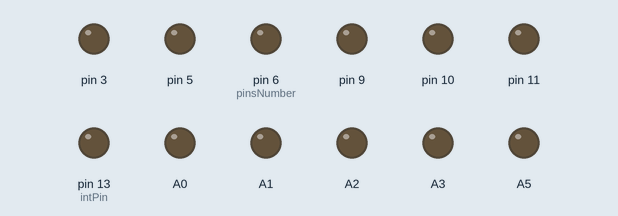
Simulated run of this sketch. Board: Arduino Uno, built with avr-gcc and run on an emulated ATmega328P. Parts: output pins drawn as LEDs (lit = HIGH).

Above: at 1.2 s.
At 4.35 s:
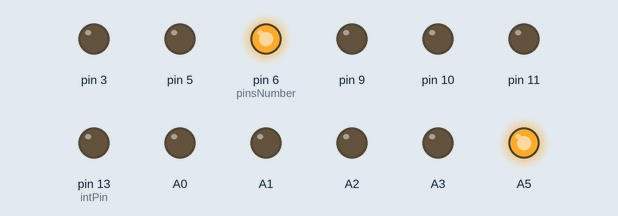
At 7.5 s:
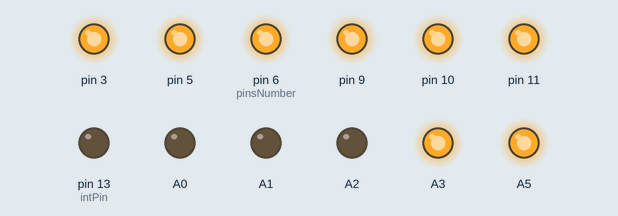
At 13.51 s:
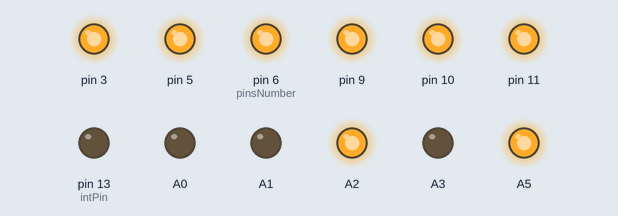
At 25.7 s:
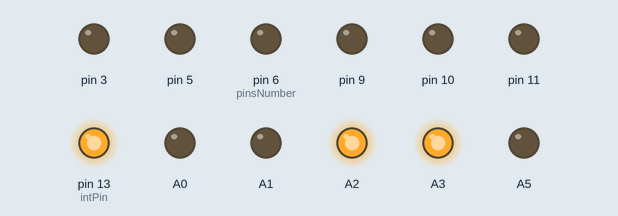
At 34.94 s:
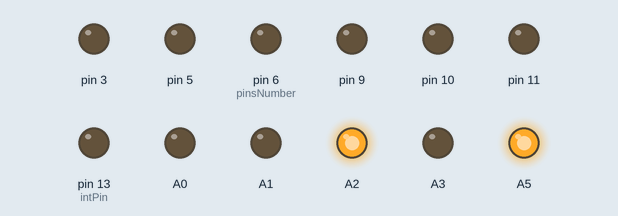
Timing chart, 0 to 35.9 s (numbered marks = the images above):
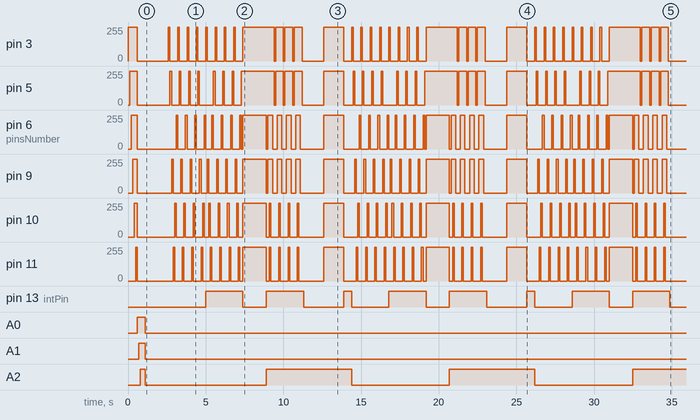

The sketch:

christmas_led.ino
```cpp
/*
   Blink without Delay

   Turns on and off a light emitting diode (LED) connected to a digital pin,
   without using the delay() function. This means that other code can run at the
   same time without being interrupted by the LED code.

  http://www.arduino.cc/en/Tutorial/BlinkWithoutDelay
*/

// constants won't change. Used here to set a pin number:
const int intPin =  LED_BUILTIN;// the number of the LED pin

// Variables will change:
int ledStateInternal = HIGH; // Start internal LED
int blinkCounter = 0; // Variable for keeping track of blinkmode iterator

// Generally, you should use "unsigned long" for variables that hold time
// The value will quickly become too large for an int to store
unsigned long previousMillis = 0;        // will store last time LED was updated

// constants won't change:
const long interval = 500;           // interval at which to blink (milliseconds)
const long delayShort = 100;
const long delayLong  = 1500;


typedef struct pinProgram {
  int pinsNumber;
  int pinsSerial[6];
  int pinsClockwise[6];
  int pinsCross[6];
  int pinsLadder[6];
} pinProgram;

// PWM: 3, 5, 6, 9, 10, and 11
pinProgram ledRed = {
  .pinsNumber    = 6,
  .pinsSerial    = {3, 5, 6, 9, 10, 11},
  .pinsClockwise = {3, 5, 9, 11, 10, 6},
  .pinsCross     = {3, 9, 10, 11, 6, 5},
  .pinsLadder    = {3, 5, 6, 10, 9, 11}
};
// redLed.size = sizeof(redLed.pins[0]) / sizeof(ledRed.pins[0][0]); // Something like this should be better.


pinProgram chipSet = {
  .pinsNumber = 5,
  .pinsSerial = {A0, A1, A2, A3, A5}
};


void setup() {
  // set the digital pin as output and turn them on
  pinMode(intPin,  OUTPUT);
  for (int i = 0; i < ledRed.pinsNumber; i++) {
    pinMode(ledRed.pinsSerial[i], OUTPUT);
    digitalWrite(ledRed.pinsSerial[i], HIGH);
    delay(delayShort);
  }
  for (int i = 0; i < ledRed.pinsNumber; i++) {
    digitalWrite(ledRed.pinsSerial[i], LOW);
  }

  //Initialaze analog pins as OUTPUT and turn them on
  for (int i = 0; i < chipSet.pinsNumber; i++) {
    pinMode(chipSet.pinsSerial[i], OUTPUT);
    digitalWrite(chipSet.pinsSerial[i], HIGH);
    delay(delayShort);
  }
  for (int i = 0; i < chipSet.pinsNumber; i++) {
    digitalWrite(chipSet.pinsSerial[i], LOW);
  }
  delay(delayLong);
}

void loop() {
  // here is where you'd put code that needs to be running all the time.

  // check to see if it's time to blink the LED; that is, if the difference
  // between the current time and last time you blinked the LED is bigger than
  // the interval at which you want to blink the LED.
  unsigned long currentMillis = millis();

  binDisplay(blinkCounter);

  if (currentMillis - previousMillis >= interval) {
    // save the last time you blinked the LED
    previousMillis = currentMillis;

    // if the Internal LED is off turn it on and vice-versa:
    if (ledStateInternal == LOW) {
      ledStateInternal = HIGH;
    } else {
      ledStateInternal = LOW;
    }
    // set the LED with the ledState of the variable:
    digitalWrite(intPin, ledStateInternal);

    if (blinkCounter == 0) { // Blink redled clockwise
      for (int i = 0; i <= 3 ; i++) { // Times to run program 0
        for (int pin = 0 ; pin < ledRed.pinsNumber ; pin++) {
          digitalWrite(ledRed.pinsClockwise[pin], HIGH);
          delay(delayShort);
          digitalWrite(ledRed.pinsClockwise[pin], LOW);
        }
      }
    }
    else if (blinkCounter == 1) { // Blink redled x-pattern
      for (int i = 0; i <= 3; i++) { // Times to run program 1
        for (int pin = 0 ; pin < ledRed.pinsNumber ; pin++) {
          digitalWrite(ledRed.pinsCross[pin], HIGH);
          delay(delayShort);

          digitalWrite(ledRed.pinsCross[pin], LOW);
        }
      }
    }
    else if (blinkCounter == 2) { // Light all redled
      for (int pin = 0 ; pin < ledRed.pinsNumber ; pin++) {
        digitalWrite(ledRed.pinsSerial[pin], HIGH);
      }
      delay(delayLong);
      for (int pin = 0 ; pin < ledRed.pinsNumber ; pin++) {
        digitalWrite(ledRed.pinsSerial[pin], LOW);
      }
    }
    else if (blinkCounter == 3) { // Ladder down and up
      int step   = 0;
      int steps = ledRed.pinsNumber / 2;
      for (int r = 0; r < 4; r++) { // Repetition of program
        int a1     = 0;
        int a2     = 1;
        for (; step < steps; step++) { // Light up
          digitalWrite(ledRed.pinsSerial[a1], HIGH);
          digitalWrite(ledRed.pinsSerial[a2], HIGH);
          delay(delayShort);
          a1 += 2;
          a2 += 2;
        }
        a1 -= 2;
        a2 -= 2;
        for (; step > 0; step--) { // Light down
          digitalWrite(ledRed.pinsSerial[a1], LOW);
          digitalWrite(ledRed.pinsSerial[a2], LOW);
          delay(delayShort);
          a1 -= 2;
          a2 -= 2;
        }
      }
    }
    else if (blinkCounter == 4) { // Dim lights

      for (int i = 0; i <= 255; i++) { // Dim up
        for (int pin = 0; pin < ledRed.pinsNumber ; pin++) {
          analogWrite(ledRed.pinsSerial[pin], i);
        }
        delay(5);
      }

      for (int i = 255; i >= 0; i--) { // Dim up
        for (int pin = 0; pin < ledRed.pinsNumber ; pin++) {
          analogWrite(ledRed.pinsSerial[pin], i);
        }
        delay(5);
      }

    }
    else if (blinkCounter == 5){
      delay(500);
    }


    blinkCounter++;
    if (blinkCounter > 5)
      blinkCounter = 0;
  }
}


void binDisplay(int program) {
  // A0, A1, A2, A3, A5

  // Turn display off
  for (int i = 0; i < chipSet.pinsNumber; i++) {
    digitalWrite(chipSet.pinsSerial[i], LOW);
  }

  int res;
  int bitwise = 1;
  program++;

  for (int i = chipSet.pinsNumber - 1; i > 0; i--) {

    res = program & bitwise;
    if (res > 0) {
      digitalWrite(chipSet.pinsSerial[i], HIGH);
    }

    bitwise = bitwise * 2;
  }

}
```

Measured:
- by itself, pin 3, pin 5, pin 6 (pinsNumber), pin 9–11: moves between 0/255 and 255/255, repeating every 11.8 s
- by itself, pin 13 (intPin): repeats every 11.8 s: LOW 1.5 s, HIGH 2.4 s, LOW 2.6 s, HIGH 0.50 s, LOW 2.4 s, HIGH 2.4 s
- by itself, A2: repeats every 11.8 s: HIGH 5.5 s, LOW 6.3 s
- by itself, A3: repeats every 11.8 s: HIGH 3.9 s, LOW 5.0 s, HIGH 0.50 s, LOW 2.4 s
- by itself, A5: repeats every 11.8 s: HIGH 2.4 s, LOW 2.4 s, HIGH 1.5 s, LOW 2.4 s, HIGH 2.6 s, LOW 0.50 s
